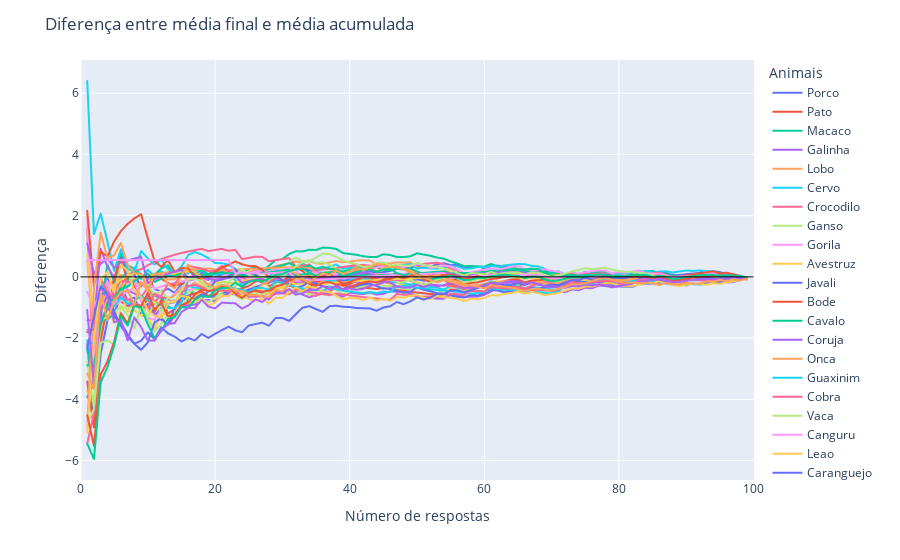

Here is the notebook cell this chart was saved with:
### Markdown cell above
Para esse gráfico, foi colocado um botão de play e pause, para que o usuário possa acompanhar a evolução das média, a partir do número de respostas. Podemos perceber que no começo a média acumulada é bem maior que a média final, uma vez que os extremos são mais comuns. Contudo, com o passar do tempo, a média final se aproxima da média acumulada.

É perceptível também que não é necessário um valor muito alto de respostas para que a média final se aproxime da média acumulada. A partir de 30 respostas, a média final já se aproxima da média acumulada.

Para que possamos ter uma ideia melhor, vamos calcular a diferença e plotar um gráfico de linha.

### Code cell
diferences = []
for i in range(0, len(df4.index)):
    diferences.append(df4.mean() - df4[:i].mean())

# transform list into dataframe
diff = pd.DataFrame(diferences)
# remove first row
diff = diff.drop(diff.index[0])
# plot line
fig = px.line(diff, x=diff.index, y=diff.columns)
# add a horizontal line at y=0
fig.add_shape(type="line", x0=0, y0=0, x1=100, y1=0, line=dict(color="Black", width=1))
# add title
fig.update_layout(title_text='Diferença entre média final e média acumulada')
# add axis titles
fig.update_xaxes(title_text='Número de respostas')
fig.update_yaxes(title_text='Diferença')
# change name of legend
fig.update_layout(legend_title_text='Animais')
# show
fig.show()
